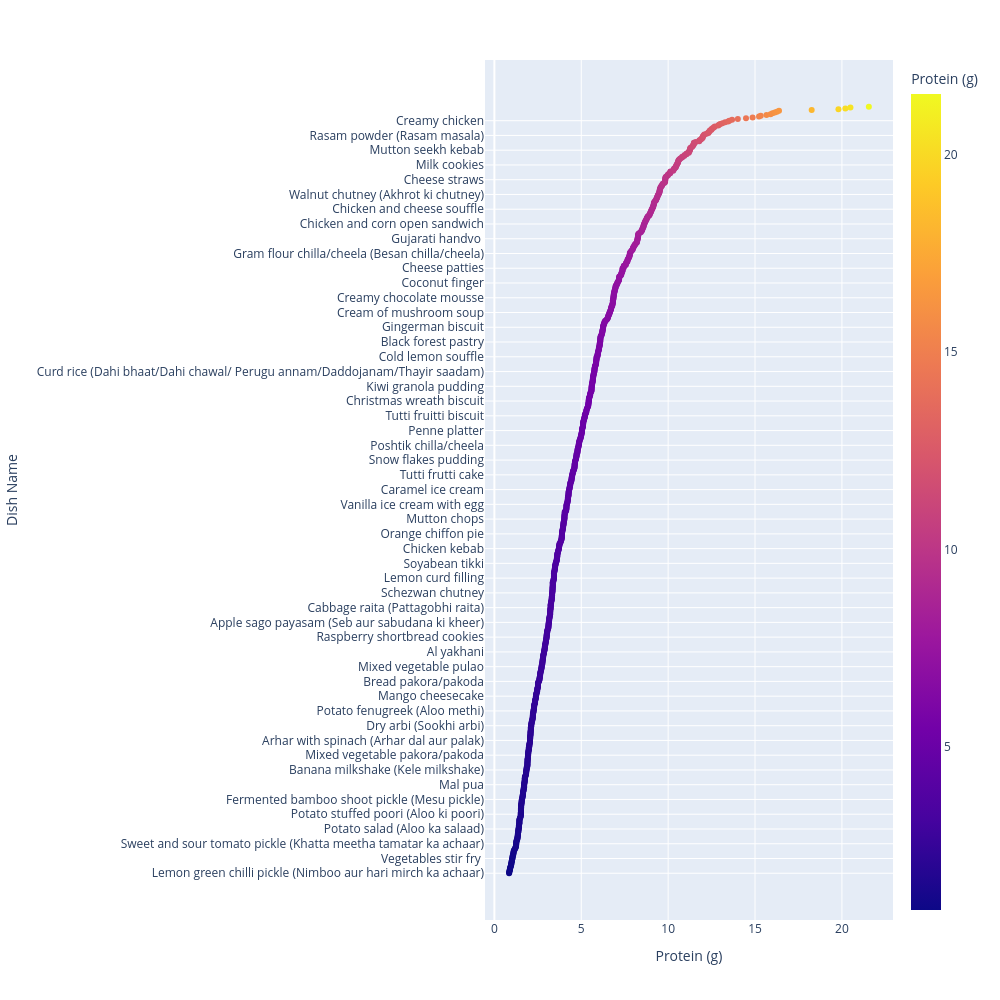

Notebook source saved alongside this figure:
### Code cell
fig = px.scatter(df5, x ="Protein (g)", y="Dish Name",height = 1000,width = 1000, color = "Protein (g)")
fig.show()

### Figure 1 — Plotly figure (JSON) as saved in the notebook; plotly's stock layout.template omitted (floating-point values rounded to 4 significant figures; data arrays with more than 128 entries replaced by an {"elided": "..."} marker saying what was removed)
{"data": [{"hovertemplate": "Protein (g)=%{marker.color}<br>Dish Name=%{y}<extra></extra>", "legendgroup": "", "marker": {"color": {"elided": "936 float values"}, "coloraxis": "coloraxis", "symbol": "circle"}, "mode": "markers", "name": "", "orientation": "h", "showlegend": false, "type": "scatter", "x": {"elided": "936 float values"}, "xaxis": "x", "y": {"elided": "936 str values"}, "yaxis": "y"}], "layout": {"coloraxis": {"colorbar": {"title": {"text": "Protein (g)"}}, "colorscale": [[0, "#0d0887"], [0.1111, "#46039f"], [0.2222, "#7201a8"], [0.3333, "#9c179e"], [0.4444, "#bd3786"], [0.5556, "#d8576b"], [0.6667, "#ed7953"], [0.7778, "#fb9f3a"], [0.8889, "#fdca26"], [1, "#f0f921"]]}, "height": 1000, "legend": {"tracegroupgap": 0}, "margin": {"t": 60}, "width": 1000, "xaxis": {"anchor": "y", "domain": [0, 1], "title": {"text": "Protein (g)"}}, "yaxis": {"anchor": "x", "domain": [0, 1], "title": {"text": "Dish Name"}}}}
